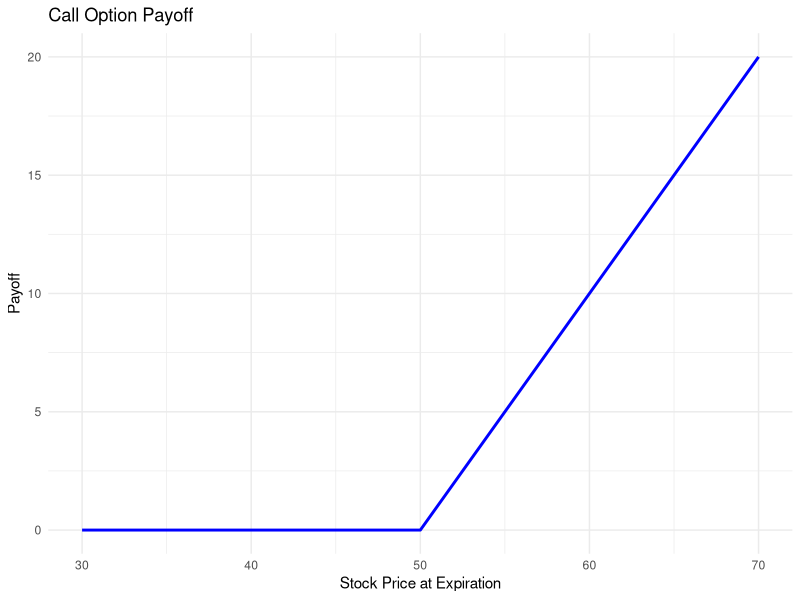
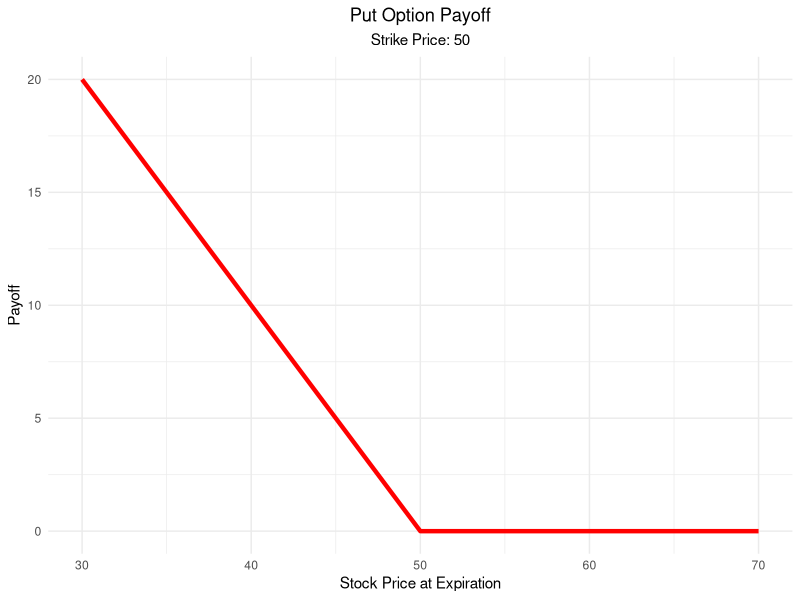
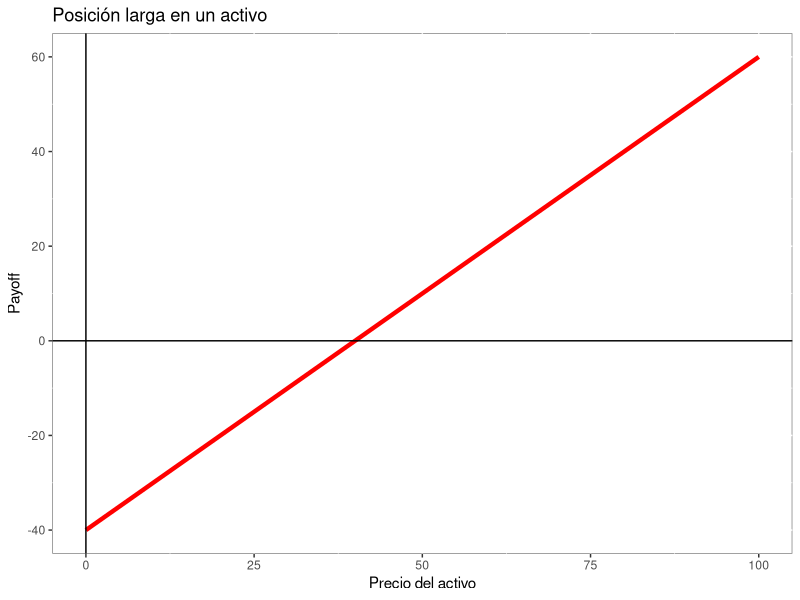
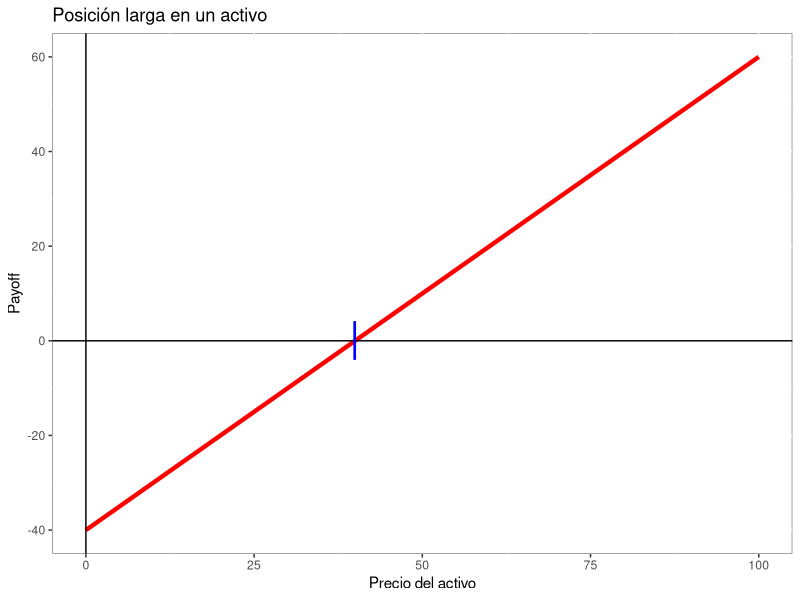
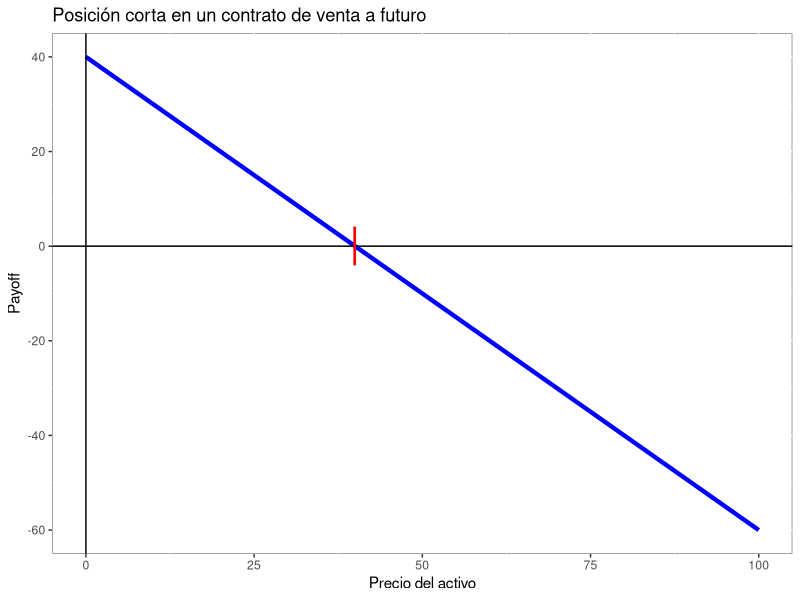
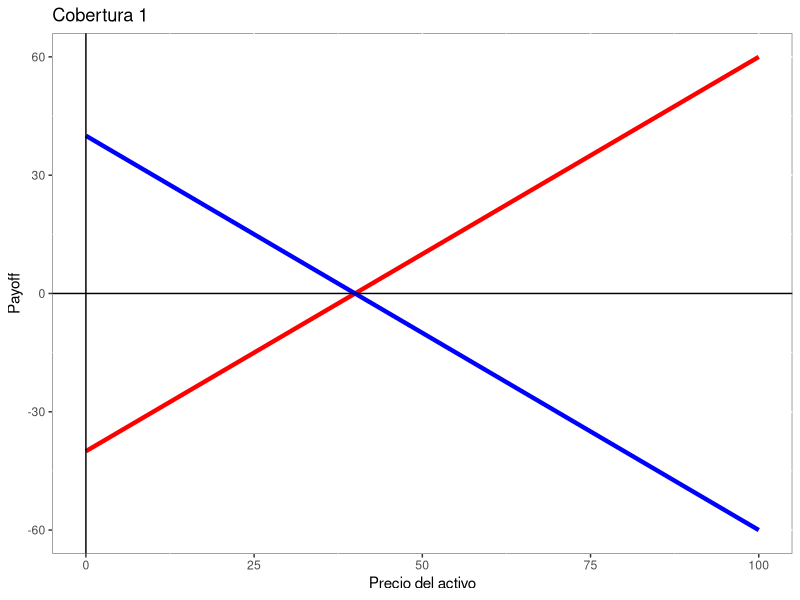
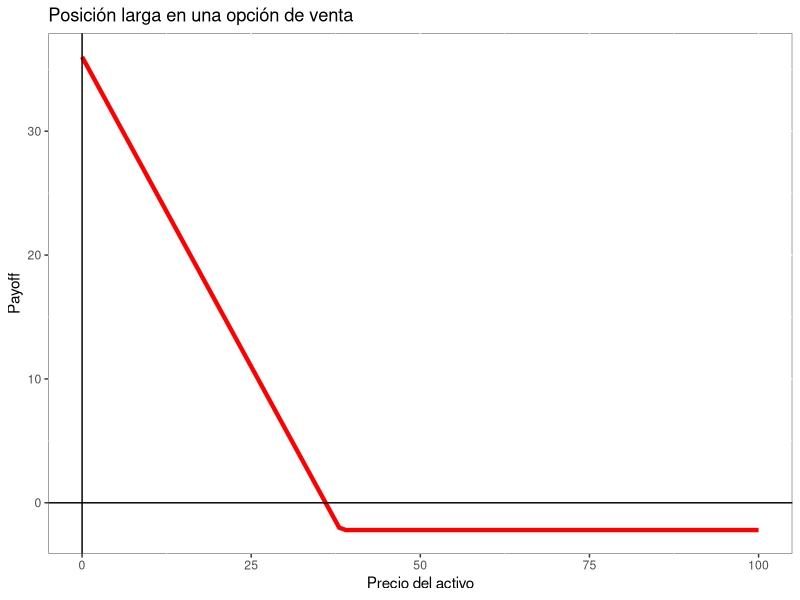
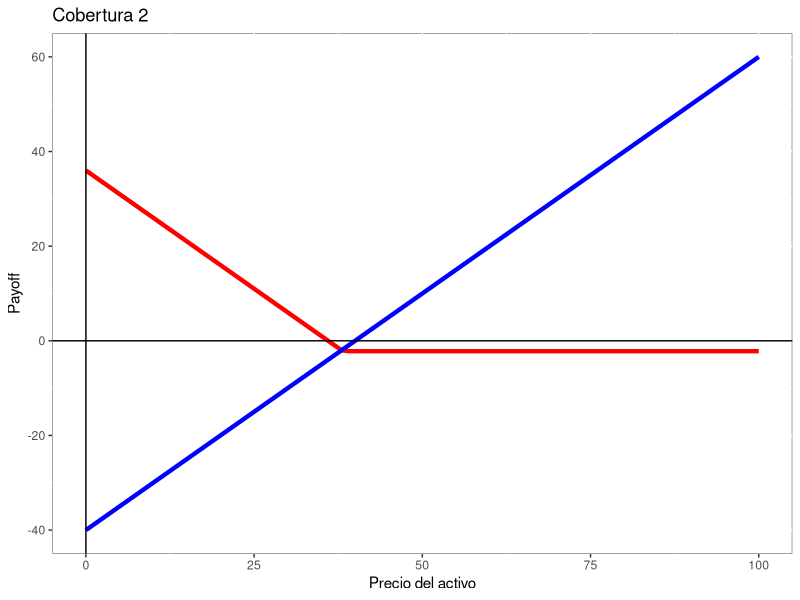

The R script that drew these images, in order:
## ---- chunk 1
knitr::opts_chunk$set(echo = TRUE, tinytex.verbose = TRUE, fig.pos = "H")

library(ggplot2)
library(gridExtra)
library(cowplot)

## ---- chunk 2
# Set parameters
strike_price <- 50
stock_prices <- seq(from = 30, to = 70, by = 1)

# Calculate the payoff
payoff <- pmax(stock_prices - strike_price, 0)

# Create a dataframe
option_data <- data.frame(StockPrice = stock_prices, Payoff = payoff)

# Plotting the call option payoff
option_plot <- ggplot(option_data, aes(x = StockPrice, y = Payoff)) +
  geom_line(color = "blue", size = 1) + 
  labs(title = "Call Option Payoff", x = "Stock Price at Expiration", y = "Payoff") +
  theme_minimal()

# Display the plot
print(option_plot)
## ---- chunk 3
# Parameters
strike_price <- 50
stock_prices <- seq(from = 30, to = 70, by = 1)

# Calculate the payoff for a put option
payoff <- pmax(strike_price - stock_prices, 0)

# Create a dataframe
option_data <- data.frame(StockPrice = stock_prices, Payoff = payoff)

# Plotting the put option payoff
option_plot <- ggplot(option_data, aes(x = StockPrice, y = Payoff)) +
  geom_line(color = "red", size = 1.5) +  # Red line for visibility
  labs(title = "Put Option Payoff",
       x = "Stock Price at Expiration",
       y = "Payoff",
       subtitle = "Strike Price: 50") +
  theme_minimal() +
  theme(plot.title = element_text(hjust = 0.5),   # Centering title
        plot.subtitle = element_text(hjust = 0.5)) # Centering subtitle

# Display the plot
print(option_plot)
## ---- chunk 4
#| eval: true

p2 <- ggplot(data.frame(x = c(0, 100)), aes(x = x))
fun.2 <- function(x) x - 40

p2 <- p2 + stat_function(fun = fun.2, colour = "red", linewidth =1.5)  

p2 <- p2 + scale_x_continuous("Precio del activo") + scale_y_continuous("Payoff") + 
  geom_hline(yintercept = 0, colour = "black") +
  geom_vline(xintercept = 0, colour = "black") +
  theme(panel.background = element_rect(fill = "white", colour = "grey50")) +
  ggtitle("Posición larga en un activo") 

p2

## ---- chunk 5
#| eval: true

p3 <- ggplot(data.frame(x = c(0, 100)), aes(x = x))
fun.3 <- function(x) x - 40

p3 <- p3 + stat_function(fun = fun.3, colour = "red", size=1.5)  

p3 <- p3 + scale_x_continuous("Precio del activo") + scale_y_continuous("Payoff") + 
  geom_hline(yintercept = 0, colour = "black") +
  geom_vline(xintercept = 0, colour = "black") +
  theme(panel.background = element_rect(fill = "white", colour = "grey50")) +
  ggtitle("Posición larga en un activo") +
  geom_point(aes(x=40, y=0), colour="blue", shape="|", size=10)

p3

## ---- chunk 6
#| eval: true

p4 <- ggplot(data.frame(x = c(0, 100)), aes(x = x))
fun.4 <- function(x) -x + 40

p4 <- p4 + stat_function(fun = fun.4, colour = "blue", size=1.5)

p4 <- p4 + scale_x_continuous("Precio del activo") + scale_y_continuous("Payoff") + 
  geom_hline(yintercept = 0, colour = "black") +
  geom_vline(xintercept = 0, colour = "black") +
  theme(panel.background = element_rect(fill = "white", colour = "grey50")) +
  ggtitle("Posición corta en un contrato de venta a futuro") +
  geom_point(aes(x=40, y=0), colour="red", shape="|", size=10)

p4

## ---- chunk 7

p5 <- ggplot(data.frame(x = c(0, 100)), aes(x = x))
fun.5 <- function(x) x - 40
fun.6 <- function(x) -x + 40

p5 <- p5 + stat_function(fun = fun.5, colour = "red", size=1.5) + 
  stat_function(fun = fun.6, colour = "blue", size=1.5)

p5 <- p5 + scale_x_continuous("Precio del activo") + scale_y_continuous("Payoff") + 
  geom_hline(yintercept = 0, colour = "black") +
  geom_vline(xintercept = 0, colour = "black") +
  theme(panel.background = element_rect(fill = "white", colour = "grey50")) +
  ggtitle("Cobertura 1") 

p5
## ---- chunk 8
p6 <- ggplot(data.frame(x = c(0, 100)), aes(x = x))
fun.7 <- function(x) pmax(40*0.9 - x, -2.2)

p6 <- p6 + stat_function(fun = fun.7, colour = "red", size=1.5)

p6 <- p6 + scale_x_continuous("Precio del activo") + scale_y_continuous("Payoff") + 
  geom_hline(yintercept = 0, colour = "black") +
  geom_vline(xintercept = 0, colour = "black") +
  theme(panel.background = element_rect(fill = "white", colour = "grey50")) +
  ggtitle("Posición larga en una opción de venta") 

p6
## ---- chunk 9
p7 <- ggplot(data.frame(x = c(0, 100)), aes(x = x))

p7 <- p7 + stat_function(fun = fun.7, colour = "red", size=1.5) +
  stat_function(fun = fun.5, colour = "blue", size=1.5)

p7 <- p7 + scale_x_continuous("Precio del activo") + scale_y_continuous("Payoff") + 
  geom_hline(yintercept = 0, colour = "black") +
  geom_vline(xintercept = 0, colour = "black") +
  theme(panel.background = element_rect(fill = "white", colour = "grey50")) +
  ggtitle("Cobertura 2")

p7
## ---- chunk 10
p8 <- ggplot(data.frame(x = c(0, 100)), aes(x = x))
fun.8 <- function(x) pmax(-6.2, x - 42.2)

p8 <- p8 + stat_function(fun = fun.8, colour = "red", size=1.5)

p8 <- p8 + scale_x_continuous("Precio del activo") + scale_y_continuous("Payoff") + 
  geom_hline(yintercept = 0, colour = "black") +
  geom_vline(xintercept = 0, colour = "black") +
  theme(panel.background = element_rect(fill = "white", colour = "grey50")) +
  ggtitle("Payoff Cobertura 2") +
  geom_point(aes(x=42.2, y=0), colour="blue", shape="|", size=10)

p8
## ---- chunk 11
p9 <- ggplot(data.frame(x = c(0, 100)), aes(x = x))
fun.9 <- function(x) pmin(43.2 - x, 2.2)

p9 <- p9 + stat_function(fun = fun.9, colour = "red", size=1.5)

p9 <- p9 + scale_x_continuous("Precio del activo") + scale_y_continuous("Payoff") + 
  geom_hline(yintercept = 0, colour = "black") +
  geom_vline(xintercept = 0, colour = "black") +
  theme(panel.background = element_rect(fill = "white", colour = "grey50")) +
  ggtitle("Posición corta en una opción de compra") 

p9

## ---- chunk 12
p10 <- ggplot(data.frame(x = c(0, 100)), aes(x = x))

p10 <- p10 + stat_function(fun = fun.9, colour = "red", size=1.5) +
  stat_function(fun = fun.5, colour = "blue", size=1.5) +
  stat_function(fun = fun.7, colour = "yellow", size=1.5)

p10 <- p10 + scale_x_continuous("Precio del activo") + scale_y_continuous("Payoff") + 
  geom_hline(yintercept = 0, colour = "black") +
  geom_vline(xintercept = 0, colour = "black") +
  theme(panel.background = element_rect(fill = "white", colour = "grey50")) +
  ggtitle("Cobertura 3") 

p10
## ---- chunk 13

p11 <- ggplot(data.frame(x = c(0, 75)), aes(x = x))
fun.10 <- function(x) ifelse( x<36, -1.8,
                              ifelse( x>36 & x<43.2,pmax(x - 43.2, 1),1))


p11 <- p11 + stat_function(fun = fun.10, colour = "red", size=1.5)

p11 <- p11 + scale_x_continuous("Precio del activo") + scale_y_continuous("Payoff") + 
  geom_hline(yintercept = 0, colour = "black") +
  geom_vline(xintercept = 0, colour = "black") +
  theme(panel.background = element_rect(fill = "white", colour = "grey50")) +
  ggtitle("Payoff Cobertura 3")

p11

